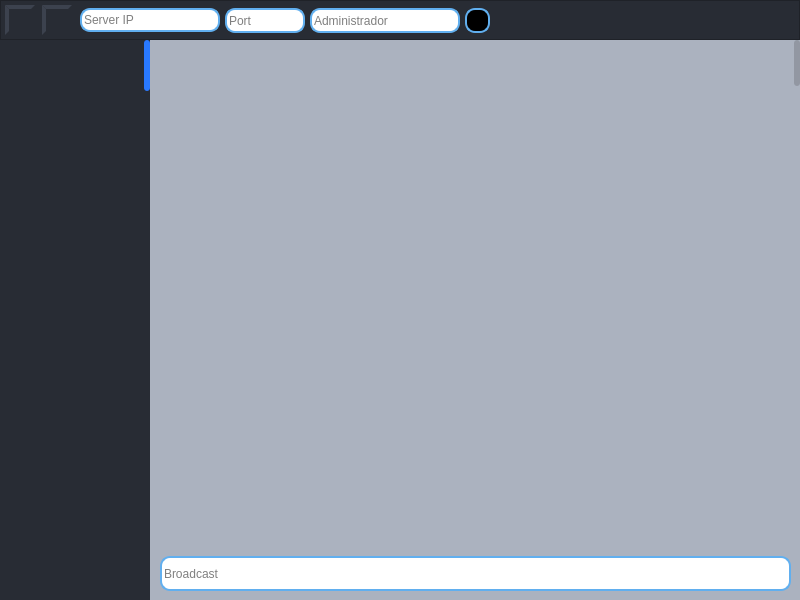
<?xml version="1.0" encoding="UTF-8"?>
<ui version="4.0">
 <class>window</class>
 <widget class="QMainWindow" name="window">
  <property name="geometry">
   <rect>
    <x>0</x>
    <y>0</y>
    <width>800</width>
    <height>600</height>
   </rect>
  </property>
  <property name="minimumSize">
   <size>
    <width>800</width>
    <height>600</height>
   </size>
  </property>
  <property name="maximumSize">
   <size>
    <width>800</width>
    <height>600</height>
   </size>
  </property>
  <property name="windowTitle">
   <string>Server Room</string>
  </property>
  <property name="windowIcon">
   <iconset>
    <normaloff>../images/icon.ico</normaloff>../images/icon.ico</iconset>
  </property>
  <property name="autoFillBackground">
   <bool>false</bool>
  </property>
  <property name="styleSheet">
   <string notr="true">background-color:#ABB2BF;</string>
  </property>
  <widget class="QWidget" name="centralwidget">
   <widget class="QListWidget" name="clients">
    <property name="geometry">
     <rect>
      <x>0</x>
      <y>39</y>
      <width>150</width>
      <height>561</height>
     </rect>
    </property>
    <property name="styleSheet">
     <string notr="true">QListWidget {
	border: 1px solid #282C34;
	background-color: rgb(40, 44, 52);
}</string>
    </property>
    <property name="verticalScrollBarPolicy">
     <enum>Qt::ScrollBarAsNeeded</enum>
    </property>
    <property name="horizontalScrollBarPolicy">
     <enum>Qt::ScrollBarAlwaysOff</enum>
    </property>
    <property name="uniformItemSizes">
     <bool>true</bool>
    </property>
    <property name="wordWrap">
     <bool>true</bool>
    </property>
    <property name="itemAlignment">
     <set>Qt::AlignLeading</set>
    </property>
   </widget>
   <widget class="QLineEdit" name="message">
    <property name="geometry">
     <rect>
      <x>160</x>
      <y>556</y>
      <width>631</width>
      <height>35</height>
     </rect>
    </property>
    <property name="font">
     <font>
      <family>Arial</family>
      <pointsize>9</pointsize>
      <weight>50</weight>
      <bold>false</bold>
     </font>
    </property>
    <property name="styleSheet">
     <string notr="true">QLineEdit {
	border: 2px solid #61AFEF;
	border-radius: 10px;
	background-color: #FFFFFF;
}</string>
    </property>
    <property name="maxLength">
     <number>150</number>
    </property>
    <property name="placeholderText">
     <string>Broadcast</string>
    </property>
   </widget>
   <widget class="QTextEdit" name="history">
    <property name="enabled">
     <bool>true</bool>
    </property>
    <property name="geometry">
     <rect>
      <x>150</x>
      <y>40</y>
      <width>651</width>
      <height>511</height>
     </rect>
    </property>
    <property name="font">
     <font>
      <family>Arial</family>
      <pointsize>10</pointsize>
      <weight>75</weight>
      <bold>true</bold>
     </font>
    </property>
    <property name="styleSheet">
     <string notr="true">QTextEdit {
	border: 1px solid #ABB2BF;
	background-color: #ABB2BF;
}</string>
    </property>
    <property name="verticalScrollBarPolicy">
     <enum>Qt::ScrollBarAsNeeded</enum>
    </property>
    <property name="horizontalScrollBarPolicy">
     <enum>Qt::ScrollBarAlwaysOff</enum>
    </property>
    <property name="readOnly">
     <bool>true</bool>
    </property>
    <property name="textInteractionFlags">
     <set>Qt::NoTextInteraction</set>
    </property>
   </widget>
   <widget class="QFrame" name="frame">
    <property name="geometry">
     <rect>
      <x>0</x>
      <y>0</y>
      <width>800</width>
      <height>40</height>
     </rect>
    </property>
    <property name="styleSheet">
     <string notr="true">background-color: rgb(40, 44, 52);</string>
    </property>
    <property name="frameShape">
     <enum>QFrame::StyledPanel</enum>
    </property>
    <property name="frameShadow">
     <enum>QFrame::Raised</enum>
    </property>
    <widget class="QLineEdit" name="server">
     <property name="geometry">
      <rect>
       <x>80</x>
       <y>8</y>
       <width>140</width>
       <height>24</height>
      </rect>
     </property>
     <property name="styleSheet">
      <string notr="true">QLineEdit {
	border: 2px solid #61AFEF;
	border-radius: 10px;
	background-color: #FFFFFF;
}</string>
     </property>
     <property name="inputMask">
      <string/>
     </property>
     <property name="text">
      <string/>
     </property>
     <property name="maxLength">
      <number>15</number>
     </property>
     <property name="readOnly">
      <bool>true</bool>
     </property>
     <property name="placeholderText">
      <string>Server IP</string>
     </property>
    </widget>
    <widget class="QLineEdit" name="port">
     <property name="geometry">
      <rect>
       <x>225</x>
       <y>8</y>
       <width>80</width>
       <height>25</height>
      </rect>
     </property>
     <property name="styleSheet">
      <string notr="true">QLineEdit {
	border: 2px solid #61AFEF;
	border-radius: 10px;
	background-color: #FFFFFF;
}</string>
     </property>
     <property name="inputMask">
      <string/>
     </property>
     <property name="maxLength">
      <number>32767</number>
     </property>
     <property name="placeholderText">
      <string>Port</string>
     </property>
    </widget>
    <widget class="QPushButton" name="start">
     <property name="geometry">
      <rect>
       <x>5</x>
       <y>5</y>
       <width>30</width>
       <height>30</height>
      </rect>
     </property>
     <property name="toolTip">
      <string>Start/Stop the server</string>
     </property>
     <property name="styleSheet">
      <string notr="true">QPushButton {
	border: 4px solid #282c34;
    border-radius: 24px;
	border-style: outset;
    padding: 5px;
}

QPushButton:pressed {
    border-style: inset;
}</string>
     </property>
     <property name="text">
      <string/>
     </property>
     <property name="icon">
      <iconset>
       <normaloff>../images/Start.png</normaloff>../images/Start.png</iconset>
     </property>
     <property name="iconSize">
      <size>
       <width>30</width>
       <height>30</height>
      </size>
     </property>
    </widget>
    <widget class="QLineEdit" name="name">
     <property name="geometry">
      <rect>
       <x>310</x>
       <y>8</y>
       <width>150</width>
       <height>25</height>
      </rect>
     </property>
     <property name="styleSheet">
      <string notr="true">QLineEdit {
	border: 2px solid #61AFEF;
	border-radius: 10px;
	background-color: #FFFFFF;
}</string>
     </property>
     <property name="maxLength">
      <number>20</number>
     </property>
     <property name="readOnly">
      <bool>true</bool>
     </property>
     <property name="placeholderText">
      <string>Administrador</string>
     </property>
    </widget>
    <widget class="QLabel" name="status">
     <property name="geometry">
      <rect>
       <x>770</x>
       <y>8</y>
       <width>24</width>
       <height>24</height>
      </rect>
     </property>
     <property name="toolTip">
      <string>Connection Status</string>
     </property>
     <property name="text">
      <string/>
     </property>
     <property name="pixmap">
      <pixmap>../images/Off.png</pixmap>
     </property>
     <property name="scaledContents">
      <bool>true</bool>
     </property>
    </widget>
    <widget class="QPushButton" name="colorpicker">
     <property name="geometry">
      <rect>
       <x>465</x>
       <y>8</y>
       <width>25</width>
       <height>25</height>
      </rect>
     </property>
     <property name="font">
      <font>
       <weight>50</weight>
       <bold>false</bold>
      </font>
     </property>
     <property name="toolTip">
      <string>Text color</string>
     </property>
     <property name="styleSheet">
      <string notr="true">QPushButton {
	border: 2px solid #61AFEF;
	border-radius: 10px;
	background-color: rgb(0, 0, 0);
}

QPushButton:pressed {
    border-style: inset;
}</string>
     </property>
     <property name="text">
      <string/>
     </property>
     <property name="iconSize">
      <size>
       <width>25</width>
       <height>25</height>
      </size>
     </property>
    </widget>
    <widget class="QPushButton" name="kick">
     <property name="geometry">
      <rect>
       <x>42</x>
       <y>5</y>
       <width>30</width>
       <height>30</height>
      </rect>
     </property>
     <property name="toolTip">
      <string>Kick all selected clients</string>
     </property>
     <property name="styleSheet">
      <string notr="true">QPushButton {
	border: 4px solid #282c34;
    border-radius: 24px;
	border-style: outset;
    padding: 5px;
}

QPushButton:pressed {
    border-style: inset;
}</string>
     </property>
     <property name="text">
      <string/>
     </property>
     <property name="icon">
      <iconset>
       <normaloff>../images/kick.png</normaloff>../images/kick.png</iconset>
     </property>
     <property name="iconSize">
      <size>
       <width>30</width>
       <height>30</height>
      </size>
     </property>
    </widget>
   </widget>
   <widget class="QScrollBar" name="scrollbar">
    <property name="geometry">
     <rect>
      <x>794</x>
      <y>40</y>
      <width>6</width>
      <height>511</height>
     </rect>
    </property>
    <property name="styleSheet">
     <string notr="true">QScrollBar:vertical {
	border: none;
    background: transparent;
	width: 6px
}

QScrollBar::handle:vertical {
    background: rgb(146, 151, 162);
	border-radius: 3px;
    min-height: 10px;
}

QScrollBar::add-line:vertical {
	border: none;
    background: none;
}

QScrollBar::sub-line:vertical {
    border: none;
    background: none;
}

QScrollBar::add-page:vertical {
	background-color: transparent;
}

QScrollBar::sub-page:vertical {
	background-color: transparent;
}</string>
    </property>
    <property name="orientation">
     <enum>Qt::Vertical</enum>
    </property>
   </widget>
   <widget class="QScrollBar" name="clientscroll">
    <property name="geometry">
     <rect>
      <x>144</x>
      <y>40</y>
      <width>6</width>
      <height>561</height>
     </rect>
    </property>
    <property name="styleSheet">
     <string notr="true">QScrollBar:vertical {
	border: none;
    background: transparent;
	width: 6px
}

QScrollBar::handle:vertical {
    background: rgb(41, 121, 255);
	border-radius: 3px;
    min-height: 10px;
}

QScrollBar::add-line:vertical {
	border: none;
    background: none;
}

QScrollBar::sub-line:vertical {
    border: none;
    background: none;
}

QScrollBar::add-page:vertical {
	background-color: rgb(40, 44, 52);
}

QScrollBar::sub-page:vertical {
	background-color: rgb(40, 44, 52);
}</string>
    </property>
    <property name="orientation">
     <enum>Qt::Vertical</enum>
    </property>
   </widget>
  </widget>
 </widget>
 <resources/>
 <connections/>
</ui>
